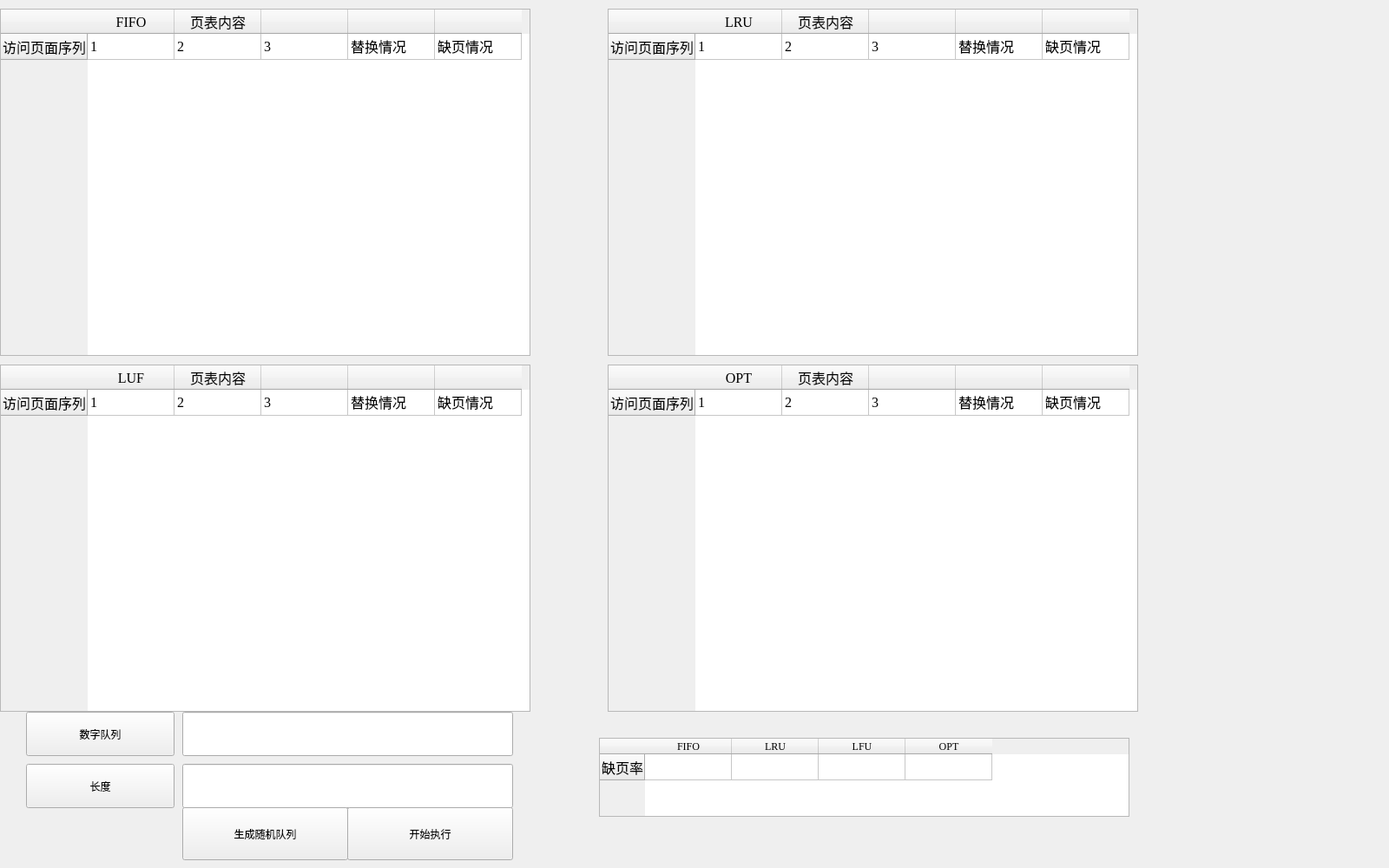
<?xml version="1.0" encoding="UTF-8"?>
<ui version="4.0">
 <class>EX_3Class</class>
 <widget class="QWidget" name="EX_3Class">
  <property name="geometry">
   <rect>
    <x>0</x>
    <y>0</y>
    <width>1600</width>
    <height>1000</height>
   </rect>
  </property>
  <property name="windowTitle">
   <string>EX_3</string>
  </property>
  <widget class="QTableWidget" name="tableWidget">
   <property name="geometry">
    <rect>
     <x>0</x>
     <y>10</y>
     <width>611</width>
     <height>400</height>
    </rect>
   </property>
   <property name="sortingEnabled">
    <bool>false</bool>
   </property>
   <row>
    <property name="text">
     <string>访问页面序列</string>
    </property>
    <property name="font">
     <font>
      <family>宋体</family>
      <pointsize>12</pointsize>
     </font>
    </property>
   </row>
   <column>
    <property name="text">
     <string>FIFO</string>
    </property>
    <property name="font">
     <font>
      <family>Times New Roman</family>
      <pointsize>12</pointsize>
     </font>
    </property>
   </column>
   <column>
    <property name="text">
     <string>页表内容</string>
    </property>
    <property name="font">
     <font>
      <family>宋体</family>
      <pointsize>12</pointsize>
     </font>
    </property>
   </column>
   <column>
    <property name="text">
     <string/>
    </property>
    <property name="font">
     <font>
      <family>宋体</family>
      <pointsize>12</pointsize>
     </font>
    </property>
   </column>
   <column>
    <property name="text">
     <string/>
    </property>
    <property name="font">
     <font>
      <family>宋体</family>
      <pointsize>12</pointsize>
     </font>
    </property>
    <property name="background">
     <color alpha="0">
      <red>0</red>
      <green>0</green>
      <blue>0</blue>
     </color>
    </property>
   </column>
   <column>
    <property name="text">
     <string/>
    </property>
    <property name="font">
     <font>
      <family>宋体</family>
      <pointsize>12</pointsize>
     </font>
    </property>
   </column>
   <item row="0" column="0">
    <property name="text">
     <string>1</string>
    </property>
    <property name="font">
     <font>
      <family>Times New Roman</family>
      <pointsize>12</pointsize>
     </font>
    </property>
   </item>
   <item row="0" column="1">
    <property name="text">
     <string>2</string>
    </property>
    <property name="font">
     <font>
      <family>Times New Roman</family>
      <pointsize>12</pointsize>
     </font>
    </property>
   </item>
   <item row="0" column="2">
    <property name="text">
     <string>3</string>
    </property>
    <property name="font">
     <font>
      <family>Times New Roman</family>
      <pointsize>12</pointsize>
     </font>
    </property>
   </item>
   <item row="0" column="3">
    <property name="text">
     <string>替换情况</string>
    </property>
    <property name="font">
     <font>
      <family>宋体</family>
      <pointsize>12</pointsize>
     </font>
    </property>
   </item>
   <item row="0" column="4">
    <property name="text">
     <string>缺页情况</string>
    </property>
    <property name="font">
     <font>
      <family>宋体</family>
      <pointsize>12</pointsize>
     </font>
    </property>
   </item>
  </widget>
  <widget class="QTableWidget" name="tableWidget_2">
   <property name="geometry">
    <rect>
     <x>700</x>
     <y>10</y>
     <width>611</width>
     <height>400</height>
    </rect>
   </property>
   <property name="sortingEnabled">
    <bool>false</bool>
   </property>
   <row>
    <property name="text">
     <string>访问页面序列</string>
    </property>
    <property name="font">
     <font>
      <family>宋体</family>
      <pointsize>12</pointsize>
     </font>
    </property>
   </row>
   <column>
    <property name="text">
     <string>LRU</string>
    </property>
    <property name="font">
     <font>
      <family>Times New Roman</family>
      <pointsize>12</pointsize>
     </font>
    </property>
   </column>
   <column>
    <property name="text">
     <string>页表内容</string>
    </property>
    <property name="font">
     <font>
      <family>宋体</family>
      <pointsize>12</pointsize>
     </font>
    </property>
   </column>
   <column>
    <property name="text">
     <string/>
    </property>
    <property name="font">
     <font>
      <family>宋体</family>
      <pointsize>12</pointsize>
     </font>
    </property>
   </column>
   <column>
    <property name="text">
     <string/>
    </property>
    <property name="font">
     <font>
      <family>宋体</family>
      <pointsize>12</pointsize>
     </font>
    </property>
    <property name="background">
     <color alpha="0">
      <red>0</red>
      <green>0</green>
      <blue>0</blue>
     </color>
    </property>
   </column>
   <column>
    <property name="text">
     <string/>
    </property>
    <property name="font">
     <font>
      <family>宋体</family>
      <pointsize>12</pointsize>
     </font>
    </property>
   </column>
   <item row="0" column="0">
    <property name="text">
     <string>1</string>
    </property>
    <property name="font">
     <font>
      <family>Times New Roman</family>
      <pointsize>12</pointsize>
     </font>
    </property>
   </item>
   <item row="0" column="1">
    <property name="text">
     <string>2</string>
    </property>
    <property name="font">
     <font>
      <family>Times New Roman</family>
      <pointsize>12</pointsize>
     </font>
    </property>
   </item>
   <item row="0" column="2">
    <property name="text">
     <string>3</string>
    </property>
    <property name="font">
     <font>
      <family>Times New Roman</family>
      <pointsize>12</pointsize>
     </font>
    </property>
   </item>
   <item row="0" column="3">
    <property name="text">
     <string>替换情况</string>
    </property>
    <property name="font">
     <font>
      <family>宋体</family>
      <pointsize>12</pointsize>
     </font>
    </property>
   </item>
   <item row="0" column="4">
    <property name="text">
     <string>缺页情况</string>
    </property>
    <property name="font">
     <font>
      <family>宋体</family>
      <pointsize>12</pointsize>
     </font>
    </property>
   </item>
  </widget>
  <widget class="QTableWidget" name="tableWidget_3">
   <property name="geometry">
    <rect>
     <x>0</x>
     <y>420</y>
     <width>611</width>
     <height>400</height>
    </rect>
   </property>
   <property name="sortingEnabled">
    <bool>false</bool>
   </property>
   <row>
    <property name="text">
     <string>访问页面序列</string>
    </property>
    <property name="font">
     <font>
      <family>宋体</family>
      <pointsize>12</pointsize>
     </font>
    </property>
   </row>
   <column>
    <property name="text">
     <string>LUF</string>
    </property>
    <property name="font">
     <font>
      <family>Times New Roman</family>
      <pointsize>12</pointsize>
     </font>
    </property>
   </column>
   <column>
    <property name="text">
     <string>页表内容</string>
    </property>
    <property name="font">
     <font>
      <family>宋体</family>
      <pointsize>12</pointsize>
     </font>
    </property>
   </column>
   <column>
    <property name="text">
     <string/>
    </property>
    <property name="font">
     <font>
      <family>宋体</family>
      <pointsize>12</pointsize>
     </font>
    </property>
   </column>
   <column>
    <property name="text">
     <string/>
    </property>
    <property name="font">
     <font>
      <family>宋体</family>
      <pointsize>12</pointsize>
     </font>
    </property>
    <property name="background">
     <color alpha="0">
      <red>0</red>
      <green>0</green>
      <blue>0</blue>
     </color>
    </property>
   </column>
   <column>
    <property name="text">
     <string/>
    </property>
    <property name="font">
     <font>
      <family>宋体</family>
      <pointsize>12</pointsize>
     </font>
    </property>
   </column>
   <item row="0" column="0">
    <property name="text">
     <string>1</string>
    </property>
    <property name="font">
     <font>
      <family>Times New Roman</family>
      <pointsize>12</pointsize>
     </font>
    </property>
   </item>
   <item row="0" column="1">
    <property name="text">
     <string>2</string>
    </property>
    <property name="font">
     <font>
      <family>Times New Roman</family>
      <pointsize>12</pointsize>
     </font>
    </property>
   </item>
   <item row="0" column="2">
    <property name="text">
     <string>3</string>
    </property>
    <property name="font">
     <font>
      <family>Times New Roman</family>
      <pointsize>12</pointsize>
     </font>
    </property>
   </item>
   <item row="0" column="3">
    <property name="text">
     <string>替换情况</string>
    </property>
    <property name="font">
     <font>
      <family>宋体</family>
      <pointsize>12</pointsize>
     </font>
    </property>
   </item>
   <item row="0" column="4">
    <property name="text">
     <string>缺页情况</string>
    </property>
    <property name="font">
     <font>
      <family>宋体</family>
      <pointsize>12</pointsize>
     </font>
    </property>
   </item>
  </widget>
  <widget class="QTableWidget" name="tableWidget_4">
   <property name="geometry">
    <rect>
     <x>700</x>
     <y>420</y>
     <width>611</width>
     <height>400</height>
    </rect>
   </property>
   <property name="sortingEnabled">
    <bool>false</bool>
   </property>
   <row>
    <property name="text">
     <string>访问页面序列</string>
    </property>
    <property name="font">
     <font>
      <family>宋体</family>
      <pointsize>12</pointsize>
     </font>
    </property>
   </row>
   <column>
    <property name="text">
     <string>OPT</string>
    </property>
    <property name="font">
     <font>
      <family>Times New Roman</family>
      <pointsize>12</pointsize>
     </font>
    </property>
   </column>
   <column>
    <property name="text">
     <string>页表内容</string>
    </property>
    <property name="font">
     <font>
      <family>宋体</family>
      <pointsize>12</pointsize>
     </font>
    </property>
   </column>
   <column>
    <property name="text">
     <string/>
    </property>
    <property name="font">
     <font>
      <family>宋体</family>
      <pointsize>12</pointsize>
     </font>
    </property>
   </column>
   <column>
    <property name="text">
     <string/>
    </property>
    <property name="font">
     <font>
      <family>宋体</family>
      <pointsize>12</pointsize>
     </font>
    </property>
    <property name="background">
     <color alpha="0">
      <red>0</red>
      <green>0</green>
      <blue>0</blue>
     </color>
    </property>
   </column>
   <column>
    <property name="text">
     <string/>
    </property>
    <property name="font">
     <font>
      <family>宋体</family>
      <pointsize>12</pointsize>
     </font>
    </property>
   </column>
   <item row="0" column="0">
    <property name="text">
     <string>1</string>
    </property>
    <property name="font">
     <font>
      <family>Times New Roman</family>
      <pointsize>12</pointsize>
     </font>
    </property>
   </item>
   <item row="0" column="1">
    <property name="text">
     <string>2</string>
    </property>
    <property name="font">
     <font>
      <family>Times New Roman</family>
      <pointsize>12</pointsize>
     </font>
    </property>
   </item>
   <item row="0" column="2">
    <property name="text">
     <string>3</string>
    </property>
    <property name="font">
     <font>
      <family>Times New Roman</family>
      <pointsize>12</pointsize>
     </font>
    </property>
   </item>
   <item row="0" column="3">
    <property name="text">
     <string>替换情况</string>
    </property>
    <property name="font">
     <font>
      <family>宋体</family>
      <pointsize>12</pointsize>
     </font>
    </property>
   </item>
   <item row="0" column="4">
    <property name="text">
     <string>缺页情况</string>
    </property>
    <property name="font">
     <font>
      <family>宋体</family>
      <pointsize>12</pointsize>
     </font>
    </property>
   </item>
  </widget>
  <widget class="QLineEdit" name="lineEdit">
   <property name="geometry">
    <rect>
     <x>210</x>
     <y>820</y>
     <width>381</width>
     <height>51</height>
    </rect>
   </property>
  </widget>
  <widget class="QPushButton" name="pushButton">
   <property name="geometry">
    <rect>
     <x>30</x>
     <y>820</y>
     <width>171</width>
     <height>51</height>
    </rect>
   </property>
   <property name="styleSheet">
    <string notr="true">font: 12pt &quot;AcadEref&quot;;</string>
   </property>
   <property name="text">
    <string>数字队列</string>
   </property>
  </widget>
  <widget class="QPushButton" name="pushButton_2">
   <property name="geometry">
    <rect>
     <x>30</x>
     <y>880</y>
     <width>171</width>
     <height>51</height>
    </rect>
   </property>
   <property name="styleSheet">
    <string notr="true">font: 12pt &quot;AcadEref&quot;;</string>
   </property>
   <property name="text">
    <string>长度</string>
   </property>
  </widget>
  <widget class="QLineEdit" name="lineEdit_2">
   <property name="geometry">
    <rect>
     <x>210</x>
     <y>880</y>
     <width>381</width>
     <height>51</height>
    </rect>
   </property>
  </widget>
  <widget class="QPushButton" name="pushButton_3">
   <property name="geometry">
    <rect>
     <x>210</x>
     <y>930</y>
     <width>191</width>
     <height>61</height>
    </rect>
   </property>
   <property name="styleSheet">
    <string notr="true">font: 12pt &quot;AcadEref&quot;;</string>
   </property>
   <property name="text">
    <string>生成随机队列</string>
   </property>
  </widget>
  <widget class="QPushButton" name="pushButton_4">
   <property name="geometry">
    <rect>
     <x>400</x>
     <y>930</y>
     <width>191</width>
     <height>61</height>
    </rect>
   </property>
   <property name="styleSheet">
    <string notr="true">font: 12pt &quot;AcadEref&quot;;</string>
   </property>
   <property name="text">
    <string>开始执行</string>
   </property>
  </widget>
  <widget class="QTableWidget" name="tableWidget_5">
   <property name="geometry">
    <rect>
     <x>690</x>
     <y>850</y>
     <width>611</width>
     <height>91</height>
    </rect>
   </property>
   <row>
    <property name="text">
     <string>缺页率</string>
    </property>
    <property name="font">
     <font>
      <family>宋体</family>
      <pointsize>12</pointsize>
     </font>
    </property>
   </row>
   <column>
    <property name="text">
     <string>FIFO</string>
    </property>
    <property name="font">
     <font>
      <family>Times New Roman</family>
     </font>
    </property>
   </column>
   <column>
    <property name="text">
     <string>LRU</string>
    </property>
    <property name="font">
     <font>
      <family>Times New Roman</family>
     </font>
    </property>
   </column>
   <column>
    <property name="text">
     <string>LFU</string>
    </property>
    <property name="font">
     <font>
      <family>Times New Roman</family>
     </font>
    </property>
   </column>
   <column>
    <property name="text">
     <string>OPT</string>
    </property>
    <property name="font">
     <font>
      <family>Times New Roman</family>
     </font>
    </property>
   </column>
   <item row="0" column="0">
    <property name="text">
     <string/>
    </property>
    <property name="font">
     <font>
      <family>宋体</family>
     </font>
    </property>
   </item>
  </widget>
 </widget>
 <layoutdefault spacing="6" margin="11"/>
 <resources>
  <include location="EX_3.qrc"/>
 </resources>
 <connections/>
</ui>
